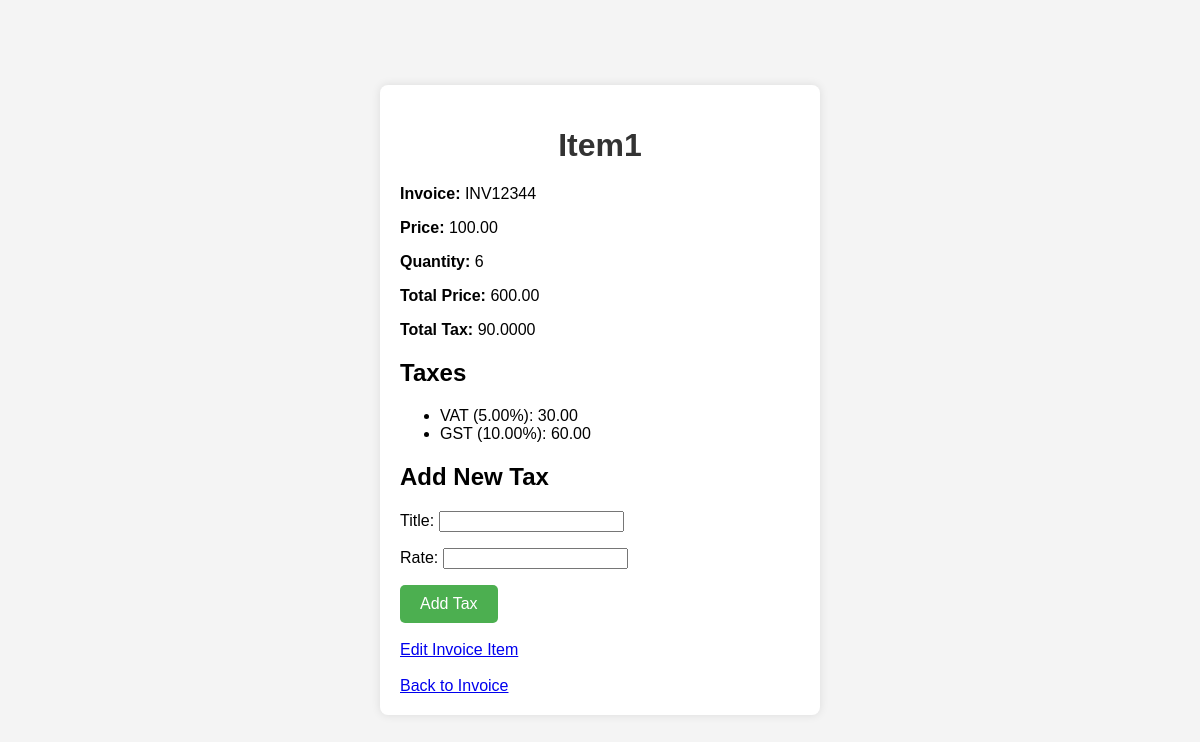
The page /invoices/item/1/ on the database its author committed.
### invoices/models.py (models this page shows, shortened)
class InvoiceItem(models.Model):
    invoice = models.ForeignKey(Invoice, related_name='items', on_delete=models.CASCADE)
    name = models.CharField(max_length=100)
    price = models.DecimalField(max_digits=10, decimal_places=2)
    quantity = models.IntegerField()
    def total_price(self):
        return self.price * self.quantity
    def total_taxes(self):
        return sum(tax.calculate_tax(self.total_price()) for tax in self.taxes.all())

class Invoice(models.Model):
    date = models.DateField()
    invoice_number = models.CharField(max_length=20, unique=True)
    currency = models.CharField(max_length=3)

class Tax(models.Model):
    item = models.ForeignKey(InvoiceItem, related_name='taxes', on_delete=models.CASCADE)
    title = models.CharField(max_length=50)
    rate = models.DecimalField(max_digits=5, decimal_places=2)
    def calculate_tax(self, price):
        return (self.rate / 100) * price

### invoices/views.py (the view)
# urls.py: path('item/<int:pk>/', views.view_invoice_item, name='view_invoice_item'),
def view_invoice_item(request, pk):
    item = get_object_or_404(InvoiceItem, pk=pk)
    if request.method == 'POST':
        tax_form = TaxForm(request.POST)
        if tax_form.is_valid():
            new_tax = tax_form.save(commit=False)
            new_tax.item = item
            new_tax.save()
            return redirect('view_invoice_item', pk=item.pk)
    else:
        tax_form = TaxForm()
    taxes = []
    for tax in item.taxes.all():
        calculated_tax = tax.calculate_tax(item.total_price())
        taxes.append({
            'title': tax.title,
            'rate': tax.rate,
            'calculated_tax': calculated_tax,
        })
    context = {
        'item': item,
        'taxes': taxes,
        'tax_form': tax_form,
        'total_taxe': item.total_taxes(),
    }
    return render(request, 'invoices/view_invoice_item.html', context)

### invoices/forms.py
class TaxForm(forms.ModelForm):
    class Meta:
        model = Tax
        fields = ['title', 'rate']

### invoices/templates/invoices/view_invoice_item.html (shortened to what this page needs)
<!DOCTYPE html>
<html lang="en">
<head>
</head>
<body>
    <div class="container">
        <h1>{{ item.name }}</h1>
        <div class="item-detail">
            <p><strong>Invoice:</strong> {{ item.invoice.invoice_number }}</p>
            <p><strong>Price:</strong> {{ item.price }}</p>
            <p><strong>Quantity:</strong> {{ item.quantity }}</p>
            <p><strong>Total Price:</strong> {{ item.total_price }}</p>
            <p><strong>Total Tax:</strong> {{ item.total_taxes }}</p>
        </div>
        <div class="taxes">
            <h2>Taxes</h2>
            <ul>
                {% for tax in taxes %}
                    <li>{{ tax.title }} ({{ tax.rate }}%): {{ tax.calculated_tax|floatformat:2 }}</li>
                {% endfor %}
            </ul>
        </div>
        <h2>Add New Tax</h2>
        <form method="post" class="add-item-form">
            {{ tax_form.as_p }}
            <button type="submit">Add Tax</button>
        </form>
        <br>
        <a href = "{% url 'edit_invoice_item' item.id %}" class="edit-button">Edit Invoice Item</a>
        <br>
        <br>
        <a href="{% url 'invoice_detail' item.invoice.id %}" class="back-button">Back to Invoice</a>
    </div>
</body>
</html>

### invoices/templates/invoices/view_invoice_item.html (style rules this page uses)
body { font-family: Arial, sans-serif; background-color: #f4f4f4; margin: 0; padding: 0; display: flex; justify-content: center; align-items: center; height: 100vh; }
.container { background-color: white; padding: 20px; border-radius: 8px; box-shadow: 0 0 10px rgba(0, 0, 0, 0.1); width: 400px; }
h1 { text-align: center; color: #333; }
.item-detail { margin-bottom: 15px; }
.taxes { margin-top: 20px; }
.add-item-form button { background-color: #4CAF50; color: white; padding: 10px 20px; border: none; border-radius: 5px; font-size: 16px; cursor: pointer; }

### rows shown on the page
InvoiceItem: name "Item1", invoice.invoice_number "INV12344", price "100.00", quantity "6", total_price "600.00", total_taxes "90.0000"
Tax: title "VAT", rate "5.00"
Tax: title "GST", rate "10.00"

### other values the page prints
{{ tax.calculated_tax|floatformat:2 }} "30.00" "60.00"
